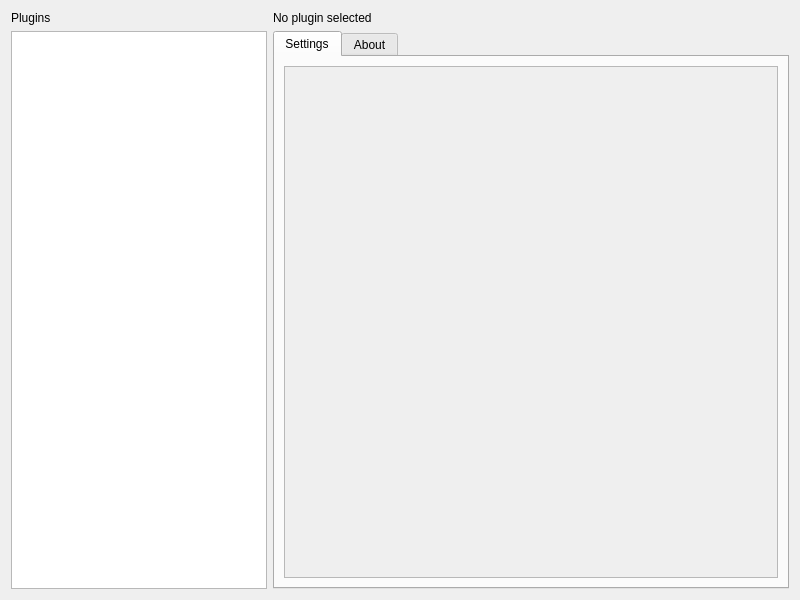
<?xml version="1.0" encoding="UTF-8"?>
<ui version="4.0">
 <class>plugin_tab</class>
 <widget class="QWidget" name="plugin_tab">
  <property name="geometry">
   <rect>
    <x>0</x>
    <y>0</y>
    <width>800</width>
    <height>600</height>
   </rect>
  </property>
  <property name="windowTitle">
   <string>Form</string>
  </property>
  <layout class="QGridLayout" name="gridLayout">
   <item row="0" column="0">
    <widget class="QLabel" name="label">
     <property name="text">
      <string>Plugins</string>
     </property>
    </widget>
   </item>
   <item row="0" column="1">
    <widget class="QLabel" name="pluginSettingsLabel">
     <property name="text">
      <string>No plugin selected</string>
     </property>
    </widget>
   </item>
   <item row="1" column="1">
    <widget class="QTabWidget" name="pluginView">
     <property name="currentIndex">
      <number>0</number>
     </property>
     <widget class="QWidget" name="pluginSettingsTab">
      <attribute name="title">
       <string>Settings</string>
      </attribute>
      <layout class="QVBoxLayout" name="verticalLayout">
       <item>
        <widget class="QScrollArea" name="settingsScrollArea">
         <property name="widgetResizable">
          <bool>true</bool>
         </property>
         <widget class="QWidget" name="scrollAreaWidgetContents">
          <property name="geometry">
           <rect>
            <x>0</x>
            <y>0</y>
            <width>496</width>
            <height>506</height>
           </rect>
          </property>
         </widget>
        </widget>
       </item>
      </layout>
     </widget>
     <widget class="QWidget" name="pluginTabAbout">
      <attribute name="title">
       <string>About</string>
      </attribute>
      <layout class="QVBoxLayout" name="verticalLayout_5">
       <item>
        <widget class="QTextBrowser" name="pluginAboutText">
         <property name="readOnly">
          <bool>true</bool>
         </property>
         <property name="html">
          <string>&lt;!DOCTYPE HTML PUBLIC &quot;-//W3C//DTD HTML 4.0//EN&quot; &quot;http://www.w3.org/TR/REC-html40/strict.dtd&quot;&gt;
&lt;html&gt;&lt;head&gt;&lt;meta name=&quot;qrichtext&quot; content=&quot;1&quot; /&gt;&lt;meta charset=&quot;utf-8&quot; /&gt;&lt;style type=&quot;text/css&quot;&gt;
p, li { white-space: pre-wrap; }
hr { height: 1px; border-width: 0; }
li.unchecked::marker { content: &quot;\2610&quot;; }
li.checked::marker { content: &quot;\2612&quot;; }
&lt;/style&gt;&lt;/head&gt;&lt;body style=&quot; font-family:'Noto Sans'; font-size:10pt; font-weight:400; font-style:normal;&quot;&gt;
&lt;p style=&quot;-qt-paragraph-type:empty; margin-top:0px; margin-bottom:0px; margin-left:0px; margin-right:0px; -qt-block-indent:0; text-indent:0px;&quot;&gt;&lt;br /&gt;&lt;/p&gt;&lt;/body&gt;&lt;/html&gt;</string>
         </property>
         <property name="openExternalLinks">
          <bool>true</bool>
         </property>
         <property name="openLinks">
          <bool>true</bool>
         </property>
        </widget>
       </item>
      </layout>
     </widget>
    </widget>
   </item>
   <item row="1" column="0">
    <widget class="QListWidget" name="pluginList">
     <property name="sizePolicy">
      <sizepolicy hsizetype="Maximum" vsizetype="Expanding">
       <horstretch>0</horstretch>
       <verstretch>0</verstretch>
      </sizepolicy>
     </property>
    </widget>
   </item>
  </layout>
 </widget>
 <resources/>
 <connections/>
</ui>
